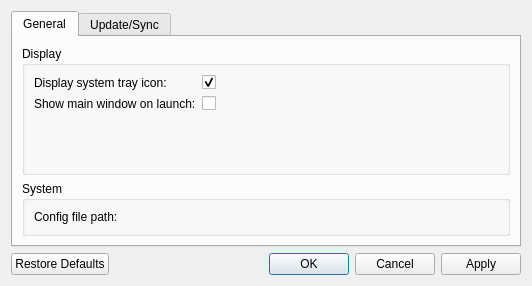
<?xml version="1.0" encoding="UTF-8"?>
<ui version="4.0">
 <class>PreferencesDialog</class>
 <widget class="QDialog" name="PreferencesDialog">
  <property name="geometry">
   <rect>
    <x>0</x>
    <y>0</y>
    <width>532</width>
    <height>286</height>
   </rect>
  </property>
  <property name="windowTitle">
   <string>Preferences</string>
  </property>
  <layout class="QVBoxLayout" name="verticalLayout">
   <item>
    <widget class="QTabWidget" name="tabWidget">
     <property name="currentIndex">
      <number>0</number>
     </property>
     <widget class="QWidget" name="generalTab">
      <attribute name="title">
       <string>General</string>
      </attribute>
      <layout class="QVBoxLayout" name="verticalLayout_2" stretch="1,0">
       <item>
        <widget class="QGroupBox" name="groupBox_4">
         <property name="title">
          <string>Display</string>
         </property>
         <layout class="QFormLayout" name="formLayout_2">
          <property name="labelAlignment">
           <set>Qt::AlignLeading|Qt::AlignLeft|Qt::AlignVCenter</set>
          </property>
          <property name="formAlignment">
           <set>Qt::AlignLeading|Qt::AlignLeft|Qt::AlignTop</set>
          </property>
          <item row="0" column="0">
           <widget class="QLabel" name="z_displaySystray">
            <property name="text">
             <string>Display system tray icon:</string>
            </property>
           </widget>
          </item>
          <item row="0" column="1">
           <widget class="QCheckBox" name="displaySystrayCb">
            <property name="text">
             <string/>
            </property>
            <property name="checked">
             <bool>true</bool>
            </property>
           </widget>
          </item>
          <item row="1" column="0">
           <widget class="QLabel" name="z_mainWindowOnLaunch">
            <property name="text">
             <string>Show main window on launch:</string>
            </property>
           </widget>
          </item>
          <item row="1" column="1">
           <widget class="QCheckBox" name="mainWindowOnLaunchCb">
            <property name="text">
             <string/>
            </property>
           </widget>
          </item>
         </layout>
        </widget>
       </item>
       <item>
        <widget class="QGroupBox" name="groupBox">
         <property name="title">
          <string>System</string>
         </property>
         <layout class="QFormLayout" name="formLayout">
          <property name="labelAlignment">
           <set>Qt::AlignLeading|Qt::AlignLeft|Qt::AlignVCenter</set>
          </property>
          <property name="formAlignment">
           <set>Qt::AlignLeading|Qt::AlignLeft|Qt::AlignTop</set>
          </property>
          <item row="0" column="0">
           <widget class="QLabel" name="zFilePath">
            <property name="text">
             <string>Config file path:</string>
            </property>
           </widget>
          </item>
          <item row="0" column="1">
           <widget class="QLabel" name="filePath">
            <property name="text">
             <string notr="true"/>
            </property>
           </widget>
          </item>
         </layout>
        </widget>
       </item>
      </layout>
     </widget>
     <widget class="QWidget" name="updateTab">
      <attribute name="title">
       <string>Update/Sync</string>
      </attribute>
      <layout class="QHBoxLayout" name="horizontalLayout">
       <item>
        <widget class="QGroupBox" name="groupBox_2">
         <property name="title">
          <string>Automatic Update</string>
         </property>
         <layout class="QVBoxLayout" name="verticalLayout_3">
          <item>
           <layout class="QFormLayout" name="formLayout_3">
            <property name="fieldGrowthPolicy">
             <enum>QFormLayout::FieldsStayAtSizeHint</enum>
            </property>
            <item row="1" column="0">
             <widget class="QLabel" name="z_skipLastVersion">
              <property name="text">
               <string/>
              </property>
             </widget>
            </item>
            <item row="1" column="1">
             <widget class="QPushButton" name="skipLastVersionBp">
              <property name="text">
               <string>Cancel</string>
              </property>
              <property name="checkable">
               <bool>true</bool>
              </property>
             </widget>
            </item>
           </layout>
          </item>
          <item>
           <widget class="QPushButton" name="pushButton">
            <property name="text">
             <string>Check for updates</string>
            </property>
           </widget>
          </item>
         </layout>
        </widget>
       </item>
       <item>
        <widget class="QGroupBox" name="groupBox_3">
         <property name="title">
          <string>Sync</string>
         </property>
         <layout class="QFormLayout" name="formLayout_4">
          <property name="fieldGrowthPolicy">
           <enum>QFormLayout::FieldsStayAtSizeHint</enum>
          </property>
         </layout>
        </widget>
       </item>
      </layout>
     </widget>
    </widget>
   </item>
   <item>
    <widget class="QDialogButtonBox" name="buttonBox">
     <property name="orientation">
      <enum>Qt::Horizontal</enum>
     </property>
     <property name="standardButtons">
      <set>QDialogButtonBox::Apply|QDialogButtonBox::Cancel|QDialogButtonBox::Ok|QDialogButtonBox::RestoreDefaults</set>
     </property>
    </widget>
   </item>
  </layout>
 </widget>
 <resources/>
 <connections>
  <connection>
   <sender>buttonBox</sender>
   <signal>accepted()</signal>
   <receiver>PreferencesDialog</receiver>
   <slot>accept()</slot>
   <hints>
    <hint type="sourcelabel">
     <x>248</x>
     <y>254</y>
    </hint>
    <hint type="destinationlabel">
     <x>157</x>
     <y>274</y>
    </hint>
   </hints>
  </connection>
  <connection>
   <sender>buttonBox</sender>
   <signal>rejected()</signal>
   <receiver>PreferencesDialog</receiver>
   <slot>reject()</slot>
   <hints>
    <hint type="sourcelabel">
     <x>316</x>
     <y>260</y>
    </hint>
    <hint type="destinationlabel">
     <x>286</x>
     <y>274</y>
    </hint>
   </hints>
  </connection>
 </connections>
</ui>
